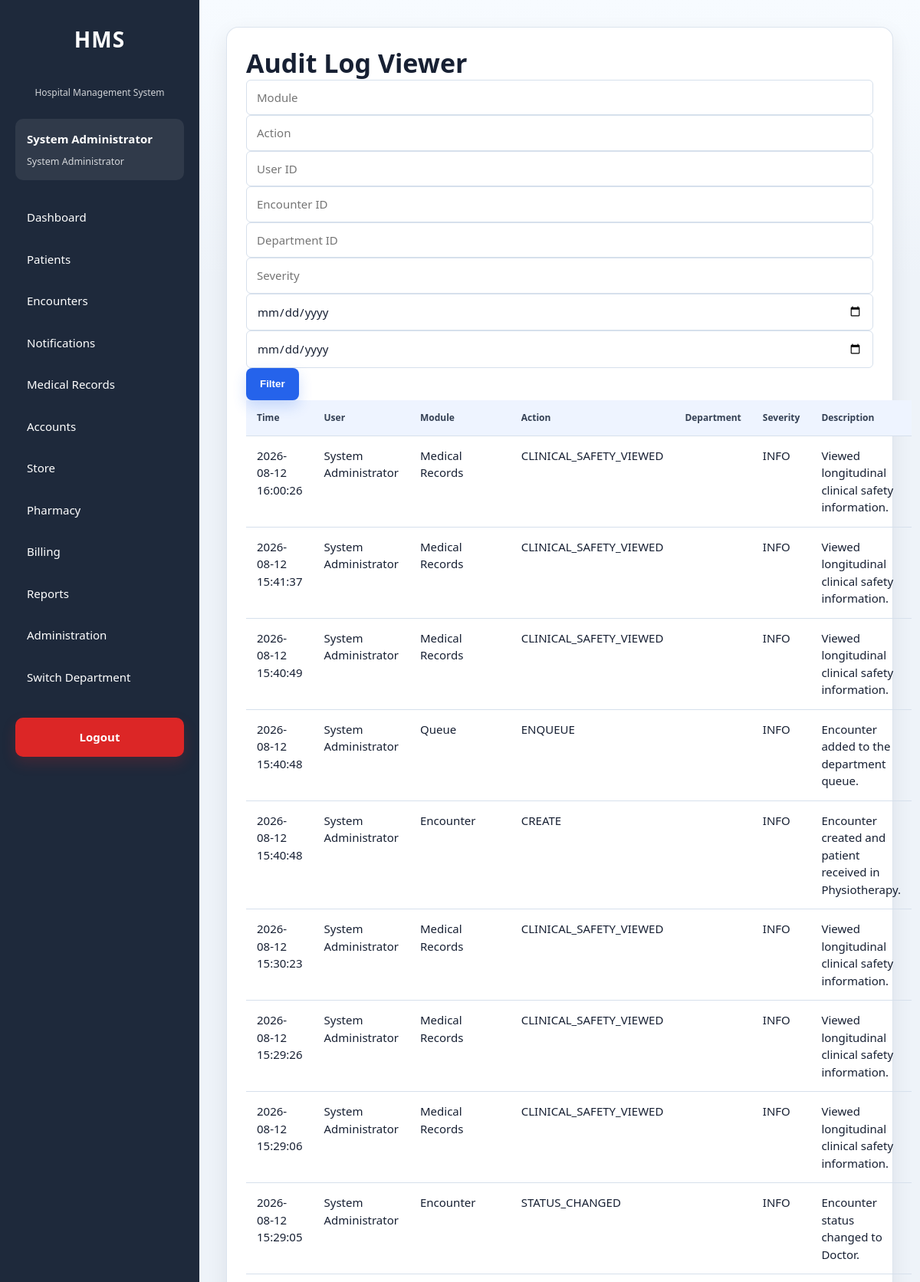
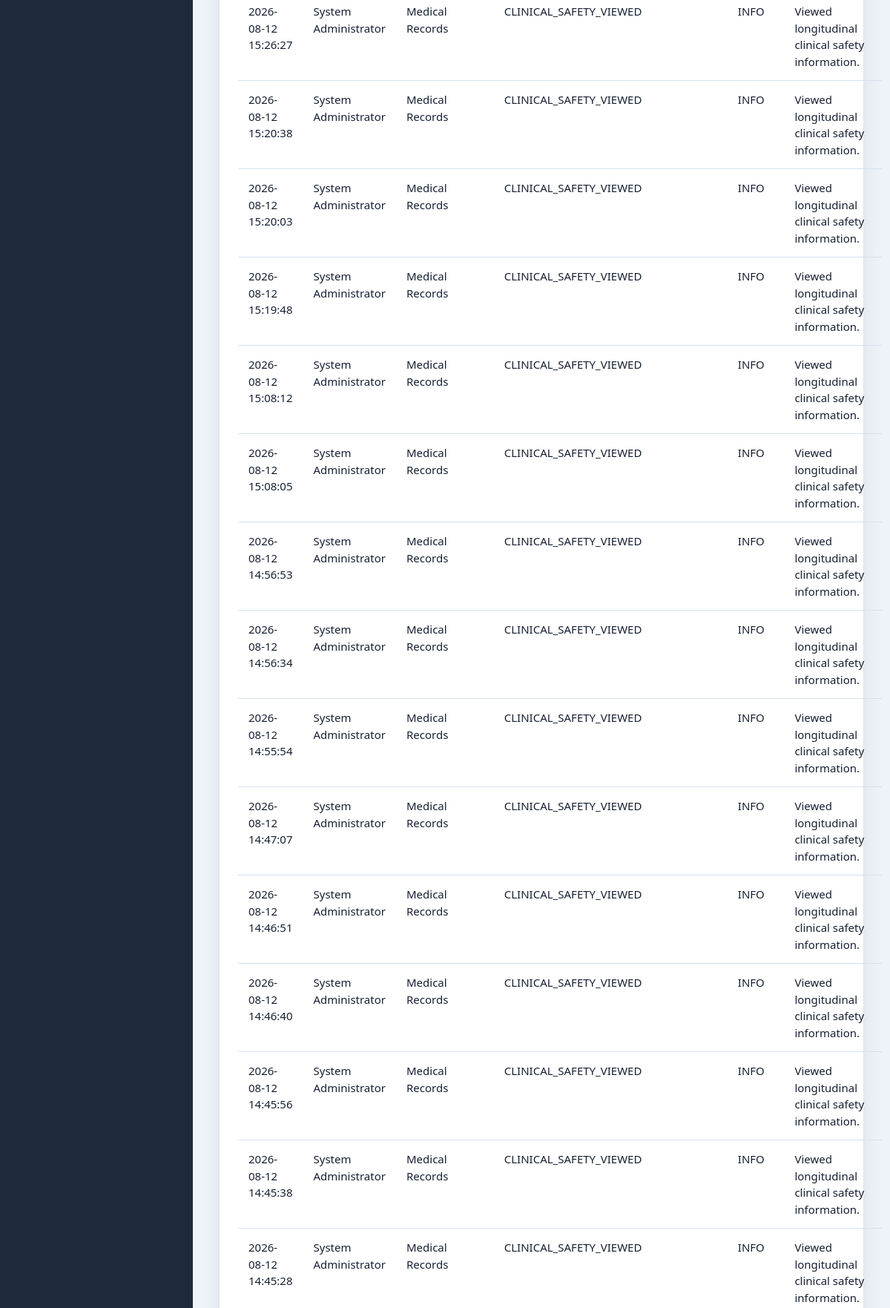
The page /modules/administration/security/audit_logs.php (signed in, upper part) on the database its author committed (2 pictures, top to bottom).
### tables this page shows
CREATE TABLE `audit_logs` (
  `id` int(11) NOT NULL AUTO_INCREMENT,
  `user_id` int(11) DEFAULT NULL,
  `visit_id` int(11) DEFAULT NULL,
  `patient_id` int(11) DEFAULT NULL,
  `module` varchar(100) NOT NULL,
  `action` varchar(100) NOT NULL,
  `description` text DEFAULT NULL,
  `ip_address` varchar(50) DEFAULT NULL,
  `user_agent` varchar(255) DEFAULT NULL,
  `department_id` int(11) DEFAULT NULL,
  `severity` varchar(20) NOT NULL DEFAULT 'INFO',
  `event_type` varchar(100) NOT NULL DEFAULT 'GENERAL',
  `created_at` timestamp NOT NULL DEFAULT current_timestamp(),
  PRIMARY KEY (`id`),
  KEY `idx_audit_user` (`user_id`),
  KEY `idx_audit_visit` (`visit_id`),
  KEY `idx_audit_patient_created` (`patient_id`,`created_at`),
  KEY `idx_audit_module` (`module`),
  KEY `idx_audit_created` (`created_at`),
  KEY `idx_audit_action_created` (`action`,`created_at`),
  KEY `idx_audit_user_created` (`user_id`,`created_at`),
  KEY `idx_audit_ip_created` (`ip_address`,`created_at`),
  KEY `idx_audit_department_created` (`department_id`,`created_at`),
  KEY `idx_audit_module_created` (`module`,`created_at`),
  KEY `idx_audit_event_created` (`event_type`,`created_at`),
  KEY `idx_audit_severity_created` (`severity`,`created_at`),
  KEY `idx_audit_visit_created` (`visit_id`,`created_at`),
  CONSTRAINT `fk_audit_department` FOREIGN KEY (`department_id`) REFERENCES `departments` (`id`) ON DELETE SET NULL ON UPDATE CASCADE,
  CONSTRAINT `fk_audit_patient` FOREIGN KEY (`patient_id`) REFERENCES `patients` (`id`) ON DELETE SET NULL ON UPDATE CASCADE,
  CONSTRAINT `fk_audit_user` FOREIGN KEY (`user_id`) REFERENCES `users` (`id`) ON DELETE SET NULL ON UPDATE CASCADE,
  CONSTRAINT `fk_audit_visit` FOREIGN KEY (`visit_id`) REFERENCES `visits` (`id`) ON DELETE SET NULL ON UPDATE CASCADE
);

CREATE TABLE `users` (
  `id` int(11) NOT NULL AUTO_INCREMENT,
  `employee_id` varchar(30) NOT NULL,
  `first_name` varchar(100) NOT NULL,
  `last_name` varchar(100) NOT NULL,
  `gender` enum('Male','Female') DEFAULT NULL,
  `phone` varchar(20) DEFAULT NULL,
  `email` varchar(150) DEFAULT NULL,
  `username` varchar(50) NOT NULL,
  `password` varchar(255) NOT NULL,
  `department_id` int(11) NOT NULL,
  `role_id` int(11) NOT NULL,
  `status` enum('Active','Inactive') NOT NULL DEFAULT 'Active',
  `failed_login_attempts` int(11) NOT NULL DEFAULT 0,
  `last_failed_login` datetime DEFAULT NULL,
  `locked_at` datetime DEFAULT NULL,
  `locked_by` int(11) DEFAULT NULL,
  `lock_reason` varchar(255) DEFAULT NULL,
  `last_login` datetime DEFAULT NULL,
  `password_changed_at` datetime DEFAULT NULL,
  `must_change_password` tinyint(1) NOT NULL DEFAULT 0,
  `created_at` timestamp NOT NULL DEFAULT current_timestamp(),
  `updated_at` timestamp NULL DEFAULT NULL ON UPDATE current_timestamp(),
  PRIMARY KEY (`id`),
  UNIQUE KEY `uq_users_employee` (`employee_id`),
  UNIQUE KEY `uq_users_username` (`username`),
  KEY `idx_users_department` (`department_id`),
  KEY `idx_users_role` (`role_id`),
  KEY `idx_users_status` (`status`),
  KEY `idx_users_lastname` (`last_name`),
  KEY `idx_users_firstname` (`first_name`),
  KEY `idx_users_locked_at` (`locked_at`),
  KEY `fk_users_locked_by` (`locked_by`),
  CONSTRAINT `fk_users_department` FOREIGN KEY (`department_id`) REFERENCES `departments` (`id`) ON UPDATE CASCADE,
  CONSTRAINT `fk_users_locked_by` FOREIGN KEY (`locked_by`) REFERENCES `users` (`id`) ON DELETE SET NULL ON UPDATE CASCADE,
  CONSTRAINT `fk_users_role` FOREIGN KEY (`role_id`) REFERENCES `roles` (`id`) ON UPDATE CASCADE
);

### config/helpers.php (called while the page is built, shortened)
<?php
function e($value): string
{
    return htmlspecialchars(
        (string)$value,
        ENT_QUOTES,
        'UTF-8'
    );
}

### modules/administration/security/bootstrap.php (called while the page is built, shortened)
<?php
require_once __DIR__ . '/../../../config/auth.php';
require_once __DIR__ . '/../../../config/helpers.php';
require_once __DIR__ . '/../../../services/SessionService.php';
require_once __DIR__ . '/../../../services/AuditService.php';
$securityAuditService = new AuditService($pdo);

### services/AuditService.php (called while the page is built, shortened)
<?php
class AuditService
{
    private PDO $db;
    public function __construct(PDO $db)
    {
        $this->db = $db;
    }
    public function search(array $filters = [], int $page = 1, int $perPage = 50): array
    {
        $page = max(1, $page);
        $perPage = min(100, max(1, $perPage));
        $where = [];
        $parameters = [];
        $condition = $where ? ' WHERE ' . implode(' AND ', $where) : '';
        $countStmt = $this->db->prepare('SELECT COUNT(*) FROM audit_logs a' . $condition);
        $countStmt->execute($parameters);
        $total = (int)$countStmt->fetchColumn();
        $sql = '
            SELECT a.*, u.first_name, u.last_name, u.username,
                   d.department_name
            FROM audit_logs a
            LEFT JOIN users u ON u.id = a.user_id
            LEFT JOIN departments d ON d.id = a.department_id
        ' . $condition . ' ORDER BY a.created_at DESC, a.id DESC LIMIT :limit OFFSET :offset';
        $stmt = $this->db->prepare($sql);
        $stmt->bindValue(':limit', $perPage, PDO::PARAM_INT);
        $stmt->bindValue(':offset', ($page - 1) * $perPage, PDO::PARAM_INT);
        $stmt->execute();
        return [
            'success' => true,
            'data' => $stmt->fetchAll(PDO::FETCH_ASSOC),
            'total' => $total,
            'page' => $page,
            'per_page' => $perPage,
            'errors' => []
        ];
    }
}

### modules/administration/security/audit_logs.php (the view, shortened to what this page needs)
<?php
require_once __DIR__ . '/bootstrap.php';
$securityAuditService->log(
    (int)$currentUser['id'],
    null,
    'Security',
    'AUDIT_LOG_VIEWED',
    'Viewed the audit log viewer.',
    $_SESSION['active_department_id'] ?? null,
    'INFO',
    'AUDIT_LOG_VIEWED'
);
$filters = [
    'module' => trim((string)($_GET['module'] ?? '')),
    'action' => trim((string)($_GET['action'] ?? '')),
    'event_type' => trim((string)($_GET['event_type'] ?? '')),
    'user_id' => (int)($_GET['user_id'] ?? 0),
    'visit_id' => (int)($_GET['visit_id'] ?? 0),
    'department_id' => (int)($_GET['department_id'] ?? 0),
    'severity' => trim((string)($_GET['severity'] ?? '')),
    'date_from' => trim((string)($_GET['date_from'] ?? '')),
    'date_to' => trim((string)($_GET['date_to'] ?? ''))
];
$result = $securityAuditService->search($filters, max(1, (int)($_GET['page'] ?? 1)), 50);
$rows = $result['data'] ?? [];
require_once __DIR__ . '/../../../layouts/header.php'; require_once __DIR__ . '/../../../layouts/sidebar.php';
?>
<main class="content"><section class="card"><h2>Audit Log Viewer</h2><form method="GET"><input name="module" placeholder="Module" value="<?= e($filters['module']) ?>"><input name="action" placeholder="Action" value="<?= e($filters['action']) ?>"><input name="user_id" placeholder="User ID" value="<?= $filters['user_id'] ?: '' ?>"><input name="visit_id" placeholder="Encounter ID" value="<?= $filters['visit_id'] ?: '' ?>"><input name="department_id" placeholder="Department ID" value="<?= $filters['department_id'] ?: '' ?>"><input name="severity" placeholder="Severity" value="<?= e($filters['severity']) ?>"><input type="date" name="date_from" value="<?= e($filters['date_from']) ?>"><input type="date" name="date_to" value="<?= e($filters['date_to']) ?>"><button type="submit">Filter</button></form><table><thead><tr><th>Time</th><th>User</th><th>Module</th><th>Action</th><th>Department</th><th>Severity</th><th>Description</th></tr></thead><tbody><?php foreach ($rows as $row): ?><tr><td><?= e($row['created_at']) ?></td><td><?= e(($row['first_name'] ?? '') . ' ' . ($row['last_name'] ?? '')) ?></td><td><?= e($row['module']) ?></td><td><?= e($row['action']) ?></td><td><?= e((string)$row['department_name']) ?></td><td><?= e($row['severity']) ?></td><td><?= e($row['description']) ?></td></tr><?php endforeach; ?></tbody></table></section></main>
<?php require_once __DIR__ . '/../../../layouts/footer.php'; ?>

### assets/css/dashboard.css (style rules this page uses)
* { margin:0; padding:0; box-sizing:border-box; }
:root { --primary:#2563eb; --primary-dark:#1d4ed8; --success:#16a34a; --warning:#f59e0b; --danger:#dc2626; --sidebar:#1e293b; --sidebar-hover:#334155; --background:#f4f7fb; --white:#ffffff; --border:#dbe4ee; --text:#1e293b; --text-light:#64748b; --shadow:0 10px 25px rgba(0,0,0,.06); }
body { font-family: "Segoe UI", Tahoma, Geneva, Verdana, Arial, sans-serif; background:var(--background); color:var(--text); }
.content { flex:1; padding:35px; }
.content { width:100%; max-width:1540px; margin:0 auto; padding:28px; }
.card, .departments, .activity { border:1px solid rgba(214,224,236,.85); border-radius:var(--radius); box-shadow:var(--shadow-soft); }
.card { padding:22px; margin-bottom:18px; }
button, .btn-primary, .btn-secondary, .btn-danger, .actions a, .quick-actions a { border-radius:var(--radius-sm); }
input, select, textarea { border-radius:var(--radius-sm); }
:root { --primary:#2563eb; --primary-dark:#1d4ed8; --primary-soft:#eff6ff; --accent:#0891b2; --surface:#ffffff; --surface-soft:#f8fafc; --background:#eef3f9; --border:#d6e0ec; --border-strong:#b9c7d8; --text:#172033; --text-light:#667085; --radius:8px; --radius-sm:6px; --shadow:0 10px 28px rgba(15,23,42,.08); --shadow-soft:0 3px 12px rgba(15,23,42,.06); --focus-ring:0 0 0 4px rgba(37,99,235,.16); }
html { min-width:320px; -webkit-text-size-adjust:100%; }
body { background: linear-gradient(180deg,#f7fbff 0%,var(--background) 360px), var(--background); color:var(--text); font-size:15px; line-height:1.5; }
.card, .departments, .activity, .stat-card { border:1px solid rgba(214,224,236,.85); border-radius:var(--radius); background:var(--surface); box-shadow:var(--shadow-soft); }
.card h2, .card h3, .card h4 { color:var(--text); line-height:1.25; }
input, select, textarea { width:100%; min-height:44px; padding:11px 13px; border:1px solid var(--border); border-radius:var(--radius-sm); background:#fff; color:var(--text); font:inherit; outline:none; transition:border-color .18s ease, box-shadow .18s ease, background-color .18s ease; }
button, .btn-primary, .btn-secondary, .btn-danger, .btn-sm, .actions a, .quick-actions a { display:inline-flex; align-items:center; justify-content:center; min-height:42px; gap:8px; border:1px solid transparent; border-radius:var(--radius-sm); padding:10px 16px; font-weight:750; line-height:1.2; text-decoration:none; cursor:pointer; transition:transform .16s ease, box-shadow .16s ease, background-color .16s ease, border-color .16s ease; }
button, .btn-primary, .actions a, .quick-actions a { background:var(--primary); color:#fff; box-shadow:0 8px 18px rgba(37,99,235,.2); }
table, .table { width:100%; border-collapse:separate; border-spacing:0; overflow:hidden; }
table th, .table th { background:#f1f6fd; color:#344054; font-size:12px; font-weight:800; letter-spacing:0; text-transform:none; white-space:nowrap; }
table th, table td, .table th, .table td { padding:13px 14px; vertical-align:top; border-bottom:1px solid var(--border); }
table tbody tr, .table tbody tr { transition:background-color .14s ease; }
.card { background:var(--white); border-radius:16px; padding:25px; box-shadow:var(--shadow); }
.card h2 { font-size:34px; }
table { width:100%; border-collapse:collapse; }
table th { background:#eef4ff; padding:14px; text-align:left; }
table td { padding:14px; border-bottom:1px solid var(--border); }
button { cursor:pointer; border:none; border-radius:8px; padding:12px 18px; background:var(--primary); color:white; transition:.3s; }

### rows shown on the page
audit_logs: created_at "2026-08-12 16:00:26", user.last_name "System Administrator", module "Medical Records", action "CLINICAL_SAFETY_VIEWED", severity "INFO", description "Viewed longitudinal clinical safety information."
audit_logs: created_at "2026-08-12 15:41:37", user.last_name "System Administrator", module "Medical Records", action "CLINICAL_SAFETY_VIEWED", severity "INFO", description "Viewed longitudinal clinical safety information."
audit_logs: created_at "2026-08-12 15:40:49", user.last_name "System Administrator", module "Medical Records", action "CLINICAL_SAFETY_VIEWED", severity "INFO", description "Viewed longitudinal clinical safety information."
audit_logs: created_at "2026-08-12 15:40:48", user.last_name "System Administrator", module "Queue", action "ENQUEUE", severity "INFO", description "Encounter added to the department queue."
audit_logs: created_at "2026-08-12 15:40:48", user.last_name "System Administrator", module "Encounter", action "CREATE", severity "INFO", description "Encounter created and patient received in Physiotherapy."
audit_logs: created_at "2026-08-12 15:30:23", user.last_name "System Administrator", module "Medical Records", action "CLINICAL_SAFETY_VIEWED", severity "INFO", description "Viewed longitudinal clinical safety information."
audit_logs: created_at "2026-08-12 15:29:26", user.last_name "System Administrator", module "Medical Records", action "CLINICAL_SAFETY_VIEWED", severity "INFO", description "Viewed longitudinal clinical safety information."
audit_logs: created_at "2026-08-12 15:29:06", user.last_name "System Administrator", module "Medical Records", action "CLINICAL_SAFETY_VIEWED", severity "INFO", description "Viewed longitudinal clinical safety information."
audit_logs: created_at "2026-08-12 15:29:05", user.last_name "System Administrator", module "Encounter", action "STATUS_CHANGED", severity "INFO", description "Encounter status changed to Doctor."
audit_logs: created_at "2026-08-12 15:26:27", user.last_name "System Administrator", module "Medical Records", action "CLINICAL_SAFETY_VIEWED", severity "INFO", description "Viewed longitudinal clinical safety information."
audit_logs: created_at "2026-08-12 15:20:38", user.last_name "System Administrator", module "Medical Records", action "CLINICAL_SAFETY_VIEWED", severity "INFO", description "Viewed longitudinal clinical safety information."
audit_logs: created_at "2026-08-12 15:20:03", user.last_name "System Administrator", module "Medical Records", action "CLINICAL_SAFETY_VIEWED", severity "INFO", description "Viewed longitudinal clinical safety information."
audit_logs: created_at "2026-08-12 15:19:48", user.last_name "System Administrator", module "Medical Records", action "CLINICAL_SAFETY_VIEWED", severity "INFO", description "Viewed longitudinal clinical safety information."
audit_logs: created_at "2026-08-12 15:08:12", user.last_name "System Administrator", module "Medical Records", action "CLINICAL_SAFETY_VIEWED", severity "INFO", description "Viewed longitudinal clinical safety information."
audit_logs: created_at "2026-08-12 15:08:05", user.last_name "System Administrator", module "Medical Records", action "CLINICAL_SAFETY_VIEWED", severity "INFO", description "Viewed longitudinal clinical safety information."
audit_logs: created_at "2026-08-12 14:56:53", user.last_name "System Administrator", module "Medical Records", action "CLINICAL_SAFETY_VIEWED", severity "INFO", description "Viewed longitudinal clinical safety information."
audit_logs: created_at "2026-08-12 14:56:34", user.last_name "System Administrator", module "Medical Records", action "CLINICAL_SAFETY_VIEWED", severity "INFO", description "Viewed longitudinal clinical safety information."
audit_logs: created_at "2026-08-12 14:55:54", user.last_name "System Administrator", module "Medical Records", action "CLINICAL_SAFETY_VIEWED", severity "INFO", description "Viewed longitudinal clinical safety information."
audit_logs: created_at "2026-08-12 14:47:07", user.last_name "System Administrator", module "Medical Records", action "CLINICAL_SAFETY_VIEWED", severity "INFO", description "Viewed longitudinal clinical safety information."
audit_logs: created_at "2026-08-12 14:46:51", user.last_name "System Administrator", module "Medical Records", action "CLINICAL_SAFETY_VIEWED", severity "INFO", description "Viewed longitudinal clinical safety information."
audit_logs: created_at "2026-08-12 14:46:40", user.last_name "System Administrator", module "Medical Records", action "CLINICAL_SAFETY_VIEWED", severity "INFO", description "Viewed longitudinal clinical safety information."
audit_logs: created_at "2026-08-12 14:45:56", user.last_name "System Administrator", module "Medical Records", action "CLINICAL_SAFETY_VIEWED", severity "INFO", description "Viewed longitudinal clinical safety information."
audit_logs: created_at "2026-08-12 14:45:38", user.last_name "System Administrator", module "Medical Records", action "CLINICAL_SAFETY_VIEWED", severity "INFO", description "Viewed longitudinal clinical safety information."
audit_logs: created_at "2026-08-12 14:45:28", user.last_name "System Administrator", module "Medical Records", action "CLINICAL_SAFETY_VIEWED", severity "INFO", description "Viewed longitudinal clinical safety information."

### other values the page prints
$currentUser['first_name'] "System"
$currentUser['last_name'] "Administrator"
$currentUser['role_name'] "System Administrator"
